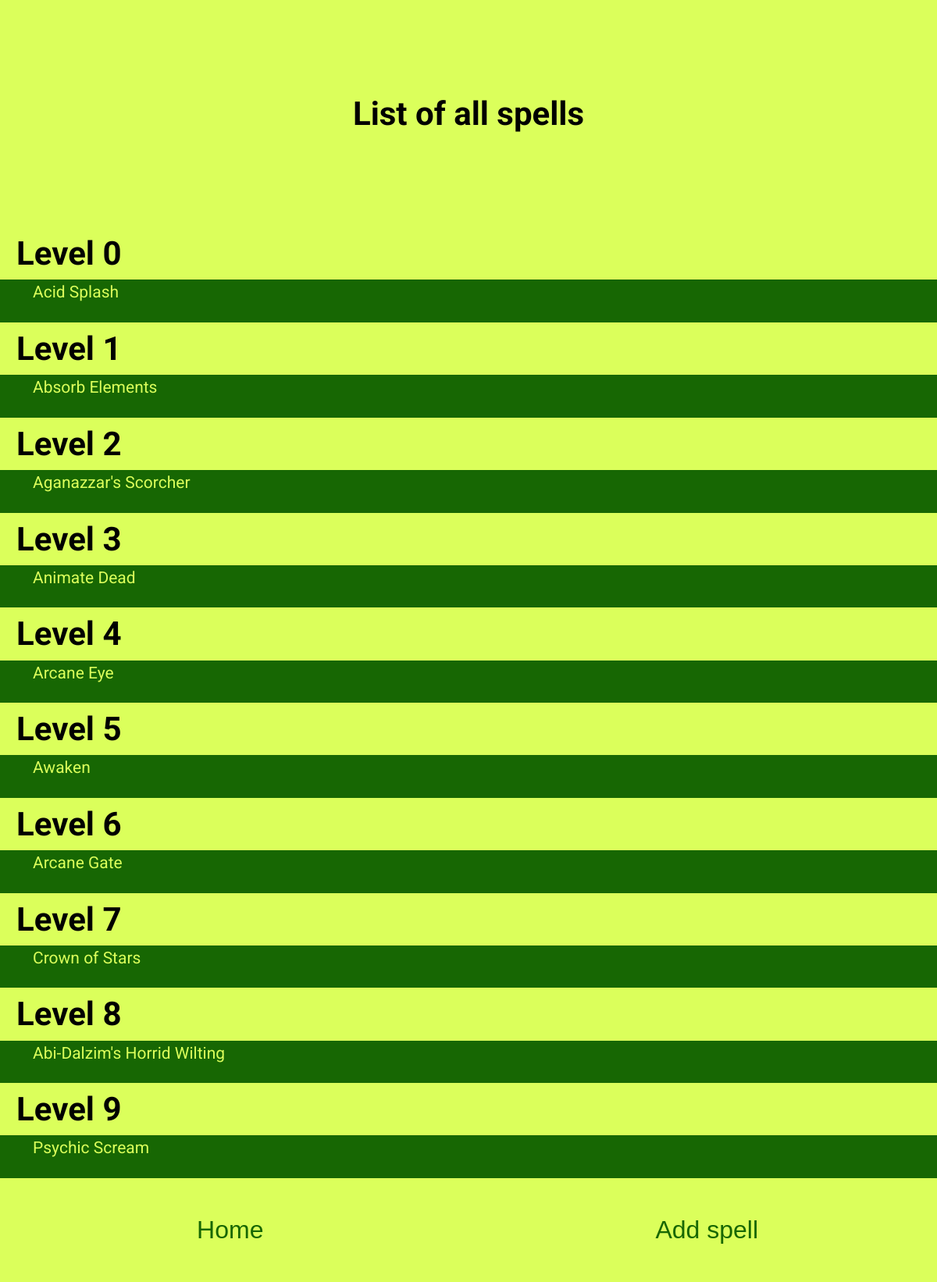
/spell-view, run on the app's committed database.
### tables this page shows
CREATE TABLE spell (id INTEGER PRIMARY KEY, spell_level TEXT, spell_name TEXT UNIQUE, description, at_higher_levels TEXT);

### website-python-code.py (the view)
@app.route('/spell-view')
def spell_view():
    db = sqlite3.connect(DATABASE)
    cursor = db.cursor()
    cursor.execute('SELECT spell_name, spell_level FROM spell ORDER BY spell_level, spell_name ASC')
    level_to_spells = []
    for name, level in cursor.fetchall():
        level = int(level)
        while level >= len(level_to_spells):
            level_to_spells.append([])
        level_to_spells[level].append(name)
    return render_template('spell_view.html', spells = level_to_spells)

### templates/spell_view.html
{% extends 'layout.html' %}
{% block body %}
<header class="bg-light text-center">
    <div class="container conatiner--narrow">
        <h1>List of all spells</h1>
    </div>
</header>
<div class="spell-result-primary">
    {% for i in range(10) %}
        <h1>Level {{ i }}</h1>
        <div class="testing">{% for spell in spells[i] %}
        <a href=" /spell/{{ spell }}"><p class="spell-view">{{ spell }}</p></a>
        {% endfor %}</div>
        {% endfor %}
</div>
<div class="call-to-action-inverse-colour-two-column">
    <form  action="{{ url_for('home_page') }}" method="GET">
        <button class="button-cta-inverse-colour" type="submit">Home</button>
    </form>
    <form  action="{{ url_for('add_spell_input') }}" method="GET">
        <button class="button-cta-inverse-colour" type="submit">Add spell</button>
    </form>
</div>
{% endblock %}

### static/style.css (style rules this page uses)
:root { --clr-primary-200: #dbff5b; --clr-primary-500: #176703; --clr-sigma-100: #ffed2b; --clr-primary-800: #290000; --clr-primary-100: #fffebd; --clr-neutral-000: #ffffff; --clr-neutral-900: #030303; --ff-primary: 'Roboto', sans-serif; --ff-accent: 'Playfair Display', serif; }
* { margin: 0; padding: 0; }
*, *::before, *::after { box-sizing: border-box; }
body { font-family: var(--ff-primary); font-weight: 400; font-size: 1.3125rem; line-height: 1.6; background-color: var(--clr-primary-200); }
body, h1, h2 h3, p { margin: 0; }
h2, h3, p { margin-bottom: 1em; }
.text-center { text-align: center; }
header, section { padding: 4rem 0; }
@media (min-width: 40em) { header, section { padding: 7rem 0; } }
.container { margin-inline: auto; width: min(90%, 70.5rem); }
.bg-light { background-color: var(--clr-primary-200); }
.testing { background-color: var(--clr-primary-500); }
.spell-view { text-align: left; display: inline-block; }
.spell-result-primary { text-indent: 1em; background-color: var(--clr-primary-200); }
a { text-decoration: underline; color: var(--clr-primary-200); }
* { border-spacing: 0; }
.call-to-action-inverse-colour-two-column { columns: 2; background-color: var(--clr-primary-200); text-align: center; padding: 2rem 0; }
.button-cta-inverse-colour { color: var(--clr-primary-500); background-color: var(--clr-primary-200); font-size: 2rem; border: none; padding: 1rem; }
::placeholder { color: var(--clr-primary-200); }

### data on the page
spell: spell_name "Acid Splash"
spell: spell_name "Absorb Elements"
spell: spell_name "Aganazzar's Scorcher"
spell: spell_name "Animate Dead"
spell: spell_name "Arcane Eye"
spell: spell_name "Awaken"
spell: spell_name "Arcane Gate"
spell: spell_name "Crown of Stars"
spell: spell_name "Abi-Dalzim's Horrid Wilting"
spell: spell_name "Psychic Scream"

### other printed values
{{ i }} "0" "1" "2" "3" "4" "5" "6" "7" "8" "9"
